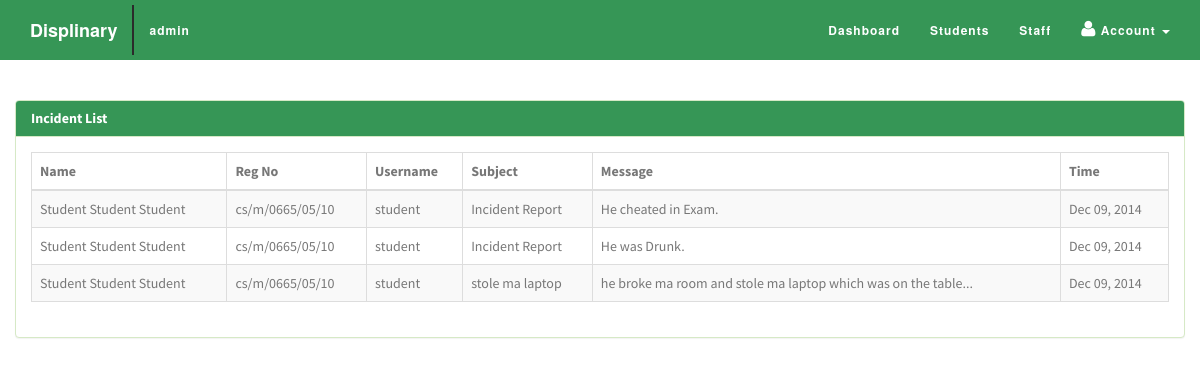
Page /admin/incidentlist.php (signed in) on the committed database.
### tables this page shows
CREATE TABLE IF NOT EXISTS `incident` (
  `id` int(255) NOT NULL AUTO_INCREMENT,
  `regno` varchar(150) NOT NULL,
  `username` varchar(150) NOT NULL,
  `fname` varchar(150) NOT NULL,
  `mname` varchar(150) NOT NULL,
  `lname` varchar(150) NOT NULL,
  `subject` varchar(150) NOT NULL,
  `offender` varchar(150) NOT NULL,
  `incidentcategory` varchar(150) NOT NULL,
  `context` varchar(150) NOT NULL,
  `campuslocation` varchar(150) NOT NULL,
  `outsidelocation` varchar(150) NOT NULL,
  `incidenttime` varchar(150) NOT NULL,
  `date` varchar(150) NOT NULL,
  `month` varchar(150) NOT NULL,
  `year` varchar(150) NOT NULL,
  `reportedby` varchar(150) NOT NULL,
  `message` text NOT NULL,
  `date_added` varchar(150) NOT NULL,
  PRIMARY KEY (`id`)
);

### admin/incidentlist.php (the view, shortened to what this page needs)
<!DOCTYPE html>
<html lang="en-US" class="no-js">
	<head>
		<link rel="stylesheet" href="../css/bootstrap.css">
		<link rel="stylesheet" href="../css/bootstrap.min.css">
		<link rel="stylesheet" href="../css/font-awesome.css">
		<link rel="stylesheet" href="../css/font-awesome.min.css">
		<link rel="stylesheet" href="../css/animate.min.css">
		<link rel="stylesheet" href="../css/bootstrapValidator.min.css">
		<link rel="stylesheet" href="../css/admin.css">
     </head>
<body>
     <div class="navbar navbar-default navbar-fixed-top">
        <div class="container">
            <div class="navbar-header">
                <a class="navbar-brand"> Displinary</a>
            </div>
            <div class="collapse navbar-collapse novelist-nav">
			   <ul class="nav navbar-nav navbar-left">
                    <li>
                        <a class="user"><?php
			   $username =$_SESSION['username'];
			   $result = mysql_query("SELECT * FROM admin WHERE username='$username'");
			   while($row = mysql_fetch_array($result))
						{
						echo $row['username'];
						} ?></a>
                    </li>
				</ul>
                <ul class="nav navbar-nav navbar-right">
                    <li>
                        <a href="../admin/">Dashboard</a>
                    </li>
                    <li>
                        <a href="studentslist.php">Students</a>
                    </li>
                    <li>
                        <a href="stafflist.php">Staff</a>
                    </li>
					<li class="dropdown user-dropdown">
              <a href="#" class="dropdown-toggle" data-toggle="dropdown"><i class="fa fa-user"></i>&nbsp;Account<b>
			  </b> <b class="caret"></b></a>
            </li>
                </ul>
            </div>
        </div>
    </div>
	 <section class="admin" id="admin">
     <div class="container">
		  <div class="row">
			<div id="welcome" class="panel panel-success">
			   <div class="panel-heading">
				  <h3 class="panel-title">Incident List</h3>
			   </div>
			   <div class="panel-body">
			     <div class="table-responsive">
			     <table class="table table-bordered table-hover table-striped tablesorter">
								  <thead>
									<tr>
									  <th>Name</th>
									  <th>Reg No</th>
									  <th>Username</th>
									  <th>Subject</th>
									  <th>Message</th>
									  <th>Time</th>
									</tr>
								  </thead>
								  <tbody>
									<?php
			$result = mysql_query("SELECT * FROM incident");
					while($row = mysql_fetch_array($result))
						{
							echo '<tr>';
							echo '<td>'.$row['fname'].'&nbsp;'.$row['mname'].'&nbsp;'.$row['lname'].'</td>';
							echo '<td>'.$row['regno'].'</td>';
							echo '<td>'.$row['username'].'</td>';
							echo '<td>'.$row['subject'].'</td>';
							echo '<td>'.$row['message'].'</td>';
							echo '<td>'.strftime("%b %d, %Y", strtotime($row["date_added"])).'</td>';
							echo '</tr>';
						}
			?>
								  </tbody>
								</table>
				 </div>
			   </div>
			   </div>
			 </div>
			</div>
		  	</section>
</body>
</html>

### css/admin.css (style rules this page uses)
html, body { height: 100%; width: 100%; font-family: 'Source Sans Pro', Helvetica, Arial, sans-serif; color: #FFFFFF; }
a:link,a:visited { outline: 0; }
h1, h2, h3, h4, h5, h6 { color: #777; font-weight: 300; }
.navbar { font-family: Montserrat,"Helvetica Neue",Helvetica,Arial,sans-serif; font-weight: 700; background: #369656; padding: 5px 0; float:none; text-align: center; vertical-align: middle; -webkit-transition: padding .3s; -moz-transition: padding .3s; transition: padding .3s; }
.navbar .nav li a { color: #FFFFFF; font-size: 12px; }
.navbar .nav li a i { color: #FFFFFF; font-size: 18px; }
.navbar .nav li .user { color: #FFFFFF; font-size: 12px; border-left: 2px solid #2b2b2b; }
.navbar .navbar-nav { letter-spacing: 1px; }
.navbar-default, .navbar-inverse { border: 0; }
.navbar-fixed-top .navbar-brand { font-weight: 700; color: #fff; -webkit-transition: all .3s; -moz-transition: all .3s; transition: all .3s; }
.admin { background: #fff; padding-top: 100px; overflow:hidden; color: #777; }
.admin .panel .panel-heading { background: #369656; color: #fff; }
.admin .panel .panel-heading .panel-title { font-size: 14px; font-weight: 700; }
.admin .panel .panel-body { color: #777; font-weight: 400; }
.admin .table-responsive { color: #777; }

### rows in the picture
incident: fname "Student", mname "Student", lname "Student", regno "cs/m/0665/05/10", username "student", subject "Incident Report", message "He cheated in Exam.", date_added "Dec 09, 2014"
incident: fname "Student", mname "Student", lname "Student", regno "cs/m/0665/05/10", username "student", subject "Incident Report", message "He was Drunk.", date_added "Dec 09, 2014"
incident: fname "Student", mname "Student", lname "Student", regno "cs/m/0665/05/10", username "student", subject "stole ma laptop", message "he broke ma room and stole ma laptop which was on the table...", date_added "Dec 09, 2014"

### other values in the picture
$row['username'] "admin"
